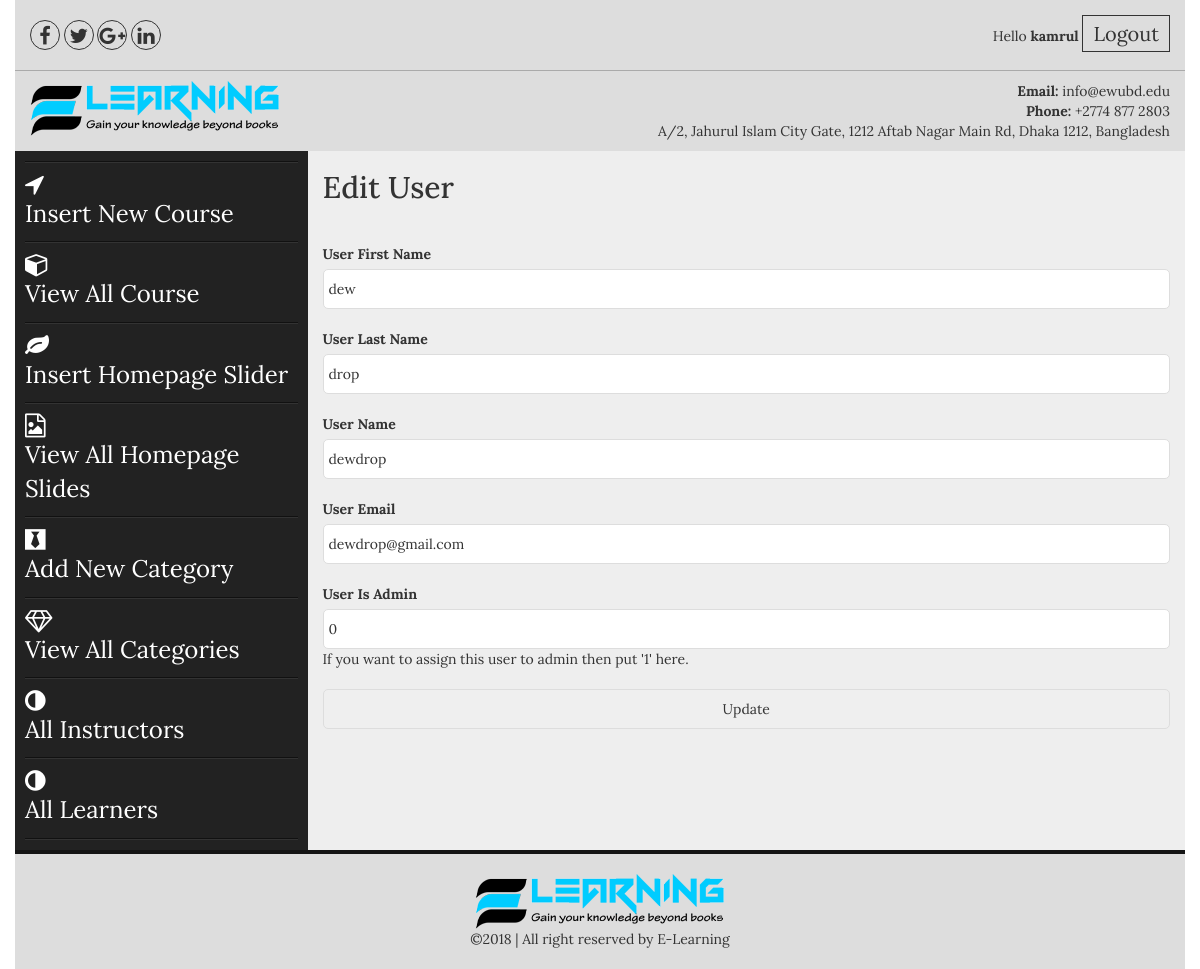
Screenshot of /admin/edit_instructor.php?edit_user=5 (signed in) with the database file from the repository.
### tables this page shows
CREATE TABLE IF NOT EXISTS `instructors` (
`user_id` int(100) NOT NULL,
  `user_fname` text NOT NULL,
  `user_lname` text NOT NULL,
  `user_name` varchar(100) NOT NULL,
  `user_email` varchar(100) NOT NULL,
  `user_pass` varchar(50) NOT NULL,
  `about` text NOT NULL,
  `admin` tinyint(1) DEFAULT NULL
);

### admin/edit_instructor.php (the view, shortened to what this page needs)
<?php include("includes/header.php");?>
<section class="admin_area">
    <div class="container">
        <div class="row">
            <?php include("includes/admin_menus.php");?>
            <div class="col-md-9 col-sm-9 col-xs-12">
                <div class="add_admin_content">
                   <h2>Edit User</h2>
                    <?php
                    if(isset($_GET['edit_user'])){
                    $user_get_id = $_GET['edit_user'];
                    $user = "select * from instructors where user_id = '$user_get_id'";
                    $run_user = mysqli_query($con,$user);
                    while($user_row = mysqli_fetch_array($run_user)):
                    $user_fname = $user_row ['user_fname'];
                    $user_lname = $user_row ['user_lname'];
                    $user_name = $user_row ['user_name'];
                    $user_email = $user_row ['user_email'];
                    $admin = $user_row ['admin'];
                    ?>
                    <form action="<?php echo $_SERVER['PHP_SELF']; ?>" enctype="multipart/form-data" method="post">
                        <p>
                            <label for="user_fname">User First Name</label>
                            <input type="text" placeholder="User First Name" name="user_fname" value="<?php echo $user_fname;?>">
                        </p>
                        <p>
                            <label for="user_lname">User Last Name</label>
                            <input type="text" placeholder="User Last Name" name="user_lname" value="<?php echo $user_lname;?>">
                        </p>
                        <p>
                            <label for="user_name">User Name</label>
                            <input type="text" placeholder="User Name" name="user_name" value="<?php echo $user_name;?>">
                        </p>
                        <p>
                            <label for="user_email">User Email</label>
                            <input type="email" placeholder="User Email" name="user_email" value="<?php echo $user_email;?>">
                        </p>
                        <p>
                            <label for="user_is_admin">User Is Admin</label>
                            <input type="text" placeholder="User Is Admin?" name="user_is_admin" value="<?php echo $admin;?>">
                            <span>If you want to assign this user to admin then put '1' here.</span>
                        </p>
                        <p>
                            <input type="submit" value="Update" name="update_user">
                        </p>
                    </form>
                    <?php endwhile;?>
                    <?php };?>
                </div>
            </div>
        </div>
    </div>
</section>
<?php include("includes/footer.php");?>

### admin/css/style.css (style rules this page uses)
body { font-family: 'Lora', serif; }
h1,h2,h3,h4,h5,h6,p { margin: 0; padding: 0 }
.container { background: #eee }
.admin_area .row { position: relative; }
.add_admin_content label { display: block; }
.add_admin_content input, .add_admin_content textarea { border: 1px solid #ddd; border-radius: 5px; padding: 10px 5px; width: 100%; }
.add_admin_content form p { margin-bottom: 20px; }
.add_admin_content h2 { margin-bottom: 40px; margin-top: 20px; }
body, html { height: 100%; }

### rows the page displays
instructors: user_fname "dew", user_lname "drop", user_name "dewdrop", user_email "dewdrop@gmail.com", user_is_admin "0"

### other values shown
$_SESSION['user_name'] "kamrul"
